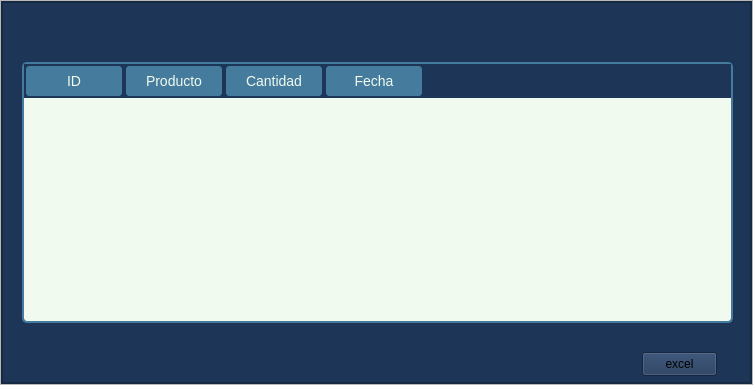
<?xml version="1.0" encoding="UTF-8"?>
<ui version="4.0">
 <class>reporte_salidas</class>
 <widget class="QWidget" name="reporte_salidas">
  <property name="geometry">
   <rect>
    <x>0</x>
    <y>0</y>
    <width>753</width>
    <height>385</height>
   </rect>
  </property>
  <property name="windowTitle">
   <string>Form</string>
  </property>
  <layout class="QVBoxLayout" name="verticalLayout">
   <property name="spacing">
    <number>0</number>
   </property>
   <property name="leftMargin">
    <number>0</number>
   </property>
   <property name="topMargin">
    <number>0</number>
   </property>
   <property name="rightMargin">
    <number>0</number>
   </property>
   <property name="bottomMargin">
    <number>0</number>
   </property>
   <item>
    <widget class="QFrame" name="central_frame">
     <property name="frameShape">
      <enum>QFrame::StyledPanel</enum>
     </property>
     <property name="frameShadow">
      <enum>QFrame::Raised</enum>
     </property>
     <layout class="QVBoxLayout" name="verticalLayout_2">
      <property name="spacing">
       <number>0</number>
      </property>
      <property name="leftMargin">
       <number>0</number>
      </property>
      <property name="topMargin">
       <number>0</number>
      </property>
      <property name="rightMargin">
       <number>0</number>
      </property>
      <property name="bottomMargin">
       <number>0</number>
      </property>
      <item>
       <widget class="QFrame" name="backgroundcolor_frame">
        <property name="styleSheet">
         <string notr="true">background-color: rgb(29, 53, 87);</string>
        </property>
        <property name="frameShape">
         <enum>QFrame::StyledPanel</enum>
        </property>
        <property name="frameShadow">
         <enum>QFrame::Raised</enum>
        </property>
        <layout class="QVBoxLayout" name="verticalLayout_3">
         <property name="spacing">
          <number>0</number>
         </property>
         <property name="leftMargin">
          <number>0</number>
         </property>
         <property name="topMargin">
          <number>0</number>
         </property>
         <property name="rightMargin">
          <number>0</number>
         </property>
         <property name="bottomMargin">
          <number>0</number>
         </property>
         <item>
          <widget class="QFrame" name="content_frame">
           <property name="frameShape">
            <enum>QFrame::StyledPanel</enum>
           </property>
           <property name="frameShadow">
            <enum>QFrame::Raised</enum>
           </property>
           <widget class="QTableWidget" name="tabla_salidas">
            <property name="geometry">
             <rect>
              <x>20</x>
              <y>60</y>
              <width>711</width>
              <height>261</height>
             </rect>
            </property>
            <property name="styleSheet">
             <string notr="true">QTableWidget {
        background-color: #F1FAEE;
        color: #1D3557;
        border: 2px solid #457B9D;
        border-radius: 5px;
        font-size: 14px;
        gridline-color: #457B9D;
    }
    QTableWidget::item {
        border: 1px solid #457B9D;
    }
    QTableWidget::item:selected {
        background-color: #457B9D;
        color: #F1FAEE;
    }
    QHeaderView::section {
        background-color: #457B9D;
        color: #F1FAEE;
        padding: 5px;
        border: 2px solid #1D3557;
        border-radius: 5px;
        font-size: 14px;
    }</string>
            </property>
            <column>
             <property name="text">
              <string>ID</string>
             </property>
            </column>
            <column>
             <property name="text">
              <string>Producto</string>
             </property>
            </column>
            <column>
             <property name="text">
              <string>Cantidad</string>
             </property>
            </column>
            <column>
             <property name="text">
              <string>Fecha</string>
             </property>
            </column>
           </widget>
           <widget class="QPushButton" name="import_excel_salidas">
            <property name="geometry">
             <rect>
              <x>640</x>
              <y>350</y>
              <width>75</width>
              <height>24</height>
             </rect>
            </property>
            <property name="text">
             <string>excel</string>
            </property>
           </widget>
          </widget>
         </item>
        </layout>
       </widget>
      </item>
     </layout>
    </widget>
   </item>
  </layout>
 </widget>
 <resources/>
 <connections/>
</ui>
